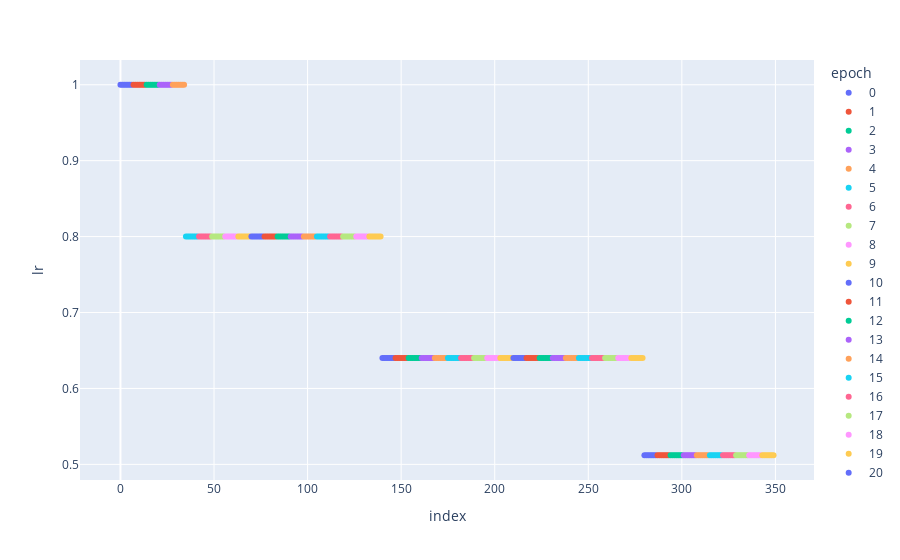

Notebook code for this chart:
### Markdown cell above
## MultiStepLR
This is a more flexible version of `StepLR` where instead of decaying the learning rate at a regular interval of every so many epochs, I can explicitly set the scheduler step number at which the learning rate should be changed.

### Code cell
lrsched = partial(MultiStepLR, milestones=[5, 20, 40], gamma=0.8)
df = explore(lrsched, optim_lr=1.0)

### Figure 1 — Plotly figure (JSON) as saved in the notebook; plotly's stock layout.template omitted (floating-point values rounded to 4 significant figures)
{"data": [{"hovertemplate": "epoch=0<br>index=%{x}<br>lr=%{y}<extra></extra>", "legendgroup": "0", "marker": {"color": "#636efa", "symbol": "circle"}, "mode": "markers", "name": "0", "orientation": "v", "showlegend": true, "type": "scatter", "x": [0, 1, 2, 3, 4, 5, 6], "xaxis": "x", "y": [1, 1, 1, 1, 1, 1, 1], "yaxis": "y"}, {"hovertemplate": "epoch=1<br>index=%{x}<br>lr=%{y}<extra></extra>", "legendgroup": "1", "marker": {"color": "#EF553B", "symbol": "circle"}, "mode": "markers", "name": "1", "orientation": "v", "showlegend": true, "type": "scatter", "x": [7, 8, 9, 10, 11, 12, 13], "xaxis": "x", "y": [1, 1, 1, 1, 1, 1, 1], "yaxis": "y"}, {"hovertemplate": "epoch=2<br>index=%{x}<br>lr=%{y}<extra></extra>", "legendgroup": "2", "marker": {"color": "#00cc96", "symbol": "circle"}, "mode": "markers", "name": "2", "orientation": "v", "showlegend": true, "type": "scatter", "x": [14, 15, 16, 17, 18, 19, 20], "xaxis": "x", "y": [1, 1, 1, 1, 1, 1, 1], "yaxis": "y"}, {"hovertemplate": "epoch=3<br>index=%{x}<br>lr=%{y}<extra></extra>", "legendgroup": "3", "marker": {"color": "#ab63fa", "symbol": "circle"}, "mode": "markers", "name": "3", "orientation": "v", "showlegend": true, "type": "scatter", "x": [21, 22, 23, 24, 25, 26, 27], "xaxis": "x", "y": [1, 1, 1, 1, 1, 1, 1], "yaxis": "y"}, {"hovertemplate": "epoch=4<br>index=%{x}<br>lr=%{y}<extra></extra>", "legendgroup": "4", "marker": {"color": "#FFA15A", "symbol": "circle"}, "mode": "markers", "name": "4", "orientation": "v", "showlegend": true, "type": "scatter", "x": [28, 29, 30, 31, 32, 33, 34], "xaxis": "x", "y": [1, 1, 1, 1, 1, 1, 1], "yaxis": "y"}, {"hovertemplate": "epoch=5<br>index=%{x}<br>lr=%{y}<extra></extra>", "legendgroup": "5", "marker": {"color": "#19d3f3", "symbol": "circle"}, "mode": "markers", "name": "5", "orientation": "v", "showlegend": true, "type": "scatter", "x": [35, 36, 37, 38, 39, 40, 41], "xaxis": "x", "y": [0.8, 0.8, 0.8, 0.8, 0.8, 0.8, 0.8], "yaxis": "y"}, {"hovertemplate": "epoch=6<br>index=%{x}<br>lr=%{y}<extra></extra>", "legendgroup": "6", "marker": {"color": "#FF6692", "symbol": "circle"}, "mode": "markers", "name": "6", "orientation": "v", "showlegend": true, "type": "scatter", "x": [42, 43, 44, 45, 46, 47, 48], "xaxis": "x", "y": [0.8, 0.8, 0.8, 0.8, 0.8, 0.8, 0.8], "yaxis": "y"}, {"hovertemplate": "epoch=7<br>index=%{x}<br>lr=%{y}<extra></extra>", "legendgroup": "7", "marker": {"color": "#B6E880", "symbol": "circle"}, "mode": "markers", "name": "7", "orientation": "v", "showlegend": true, "type": "scatter", "x": [49, 50, 51, 52, 53, 54, 55], "xaxis": "x", "y": [0.8, 0.8, 0.8, 0.8, 0.8, 0.8, 0.8], "yaxis": "y"}, {"hovertemplate": "epoch=8<br>index=%{x}<br>lr=%{y}<extra></extra>", "legendgroup": "8", "marker": {"color": "#FF97FF", "symbol": "circle"}, "mode": "markers", "name": "8", "orientation": "v", "showlegend": true, "type": "scatter", "x": [56, 57, 58, 59, 60, 61, 62], "xaxis": "x", "y": [0.8, 0.8, 0.8, 0.8, 0.8, 0.8, 0.8], "yaxis": "y"}, {"hovertemplate": "epoch=9<br>index=%{x}<br>lr=%{y}<extra></extra>", "legendgroup": "9", "marker": {"color": "#FECB52", "symbol": "circle"}, "mode": "markers", "name": "9", "orientation": "v", "showlegend": true, "type": "scatter", "x": [63, 64, 65, 66, 67, 68, 69], "xaxis": "x", "y": [0.8, 0.8, 0.8, 0.8, 0.8, 0.8, 0.8], "yaxis": "y"}, {"hovertemplate": "epoch=10<br>index=%{x}<br>lr=%{y}<extra></extra>", "legendgroup": "10", "marker": {"color": "#636efa", "symbol": "circle"}, "mode": "markers", "name": "10", "orientation": "v", "showlegend": true, "type": "scatter", "x": [70, 71, 72, 73, 74, 75, 76], "xaxis": "x", "y": [0.8, 0.8, 0.8, 0.8, 0.8, 0.8, 0.8], "yaxis": "y"}, {"hovertemplate": "epoch=11<br>index=%{x}<br>lr=%{y}<extra></extra>", "legendgroup": "11", "marker": {"color": "#EF553B", "symbol": "circle"}, "mode": "markers", "name": "11", "orientation": "v", "showlegend": true, "type": "scatter", "x": [77, 78, 79, 80, 81, 82, 83], "xaxis": "x", "y": [0.8, 0.8, 0.8, 0.8, 0.8, 0.8, 0.8], "yaxis": "y"}, {"hovertemplate": "epoch=12<br>index=%{x}<br>lr=%{y}<extra></extra>", "legendgroup": "12", "marker": {"color": "#00cc96", "symbol": "circle"}, "mode": "markers", "name": "12", "orientation": "v", "showlegend": true, "type": "scatter", "x": [84, 85, 86, 87, 88, 89, 90], "xaxis": "x", "y": [0.8, 0.8, 0.8, 0.8, 0.8, 0.8, 0.8], "yaxis": "y"}, {"hovertemplate": "epoch=13<br>index=%{x}<br>lr=%{y}<extra></extra>", "legendgroup": "13", "marker": {"color": "#ab63fa", "symbol": "circle"}, "mode": "markers", "name": "13", "orientation": "v", "showlegend": true, "type": "scatter", "x": [91, 92, 93, 94, 95, 96, 97], "xaxis": "x", "y": [0.8, 0.8, 0.8, 0.8, 0.8, 0.8, 0.8], "yaxis": "y"}, {"hovertemplate": "epoch=14<br>index=%{x}<br>lr=%{y}<extra></extra>", "legendgroup": "14", "marker": {"color": "#FFA15A", "symbol": "circle"}, "mode": "markers", "name": "14", "orientation": "v", "showlegend": true, "type": "scatter", "x": [98, 99, 100, 101, 102, 103, 104], "xaxis": "x", "y": [0.8, 0.8, 0.8, 0.8, 0.8, 0.8, 0.8], "yaxis": "y"}, {"hovertemplate": "epoch=15<br>index=%{x}<br>lr=%{y}<extra></extra>", "legendgroup": "15", "marker": {"color": "#19d3f3", "symbol": "circle"}, "mode": "markers", "name": "15", "orientation": "v", "showlegend": true, "type": "scatter", "x": [105, 106, 107, 108, 109, 110, 111], "xaxis": "x", "y": [0.8, 0.8, 0.8, 0.8, 0.8, 0.8, 0.8], "yaxis": "y"}, {"hovertemplate": "epoch=16<br>index=%{x}<br>lr=%{y}<extra></extra>", "legendgroup": "16", "marker": {"color": "#FF6692", "symbol": "circle"}, "mode": "markers", "name": "16", "orientation": "v", "showlegend": true, "type": "scatter", "x": [112, 113, 114, 115, 116, 117, 118], "xaxis": "x", "y": [0.8, 0.8, 0.8, 0.8, 0.8, 0.8, 0.8], "yaxis": "y"}, {"hovertemplate": "epoch=17<br>index=%{x}<br>lr=%{y}<extra></extra>", "legendgroup": "17", "marker": {"color": "#B6E880", "symbol": "circle"}, "mode": "markers", "name": "17", "orientation": "v", "showlegend": true, "type": "scatter", "x": [119, 120, 121, 122, 123, 124, 125], "xaxis": "x", "y": [0.8, 0.8, 0.8, 0.8, 0.8, 0.8, 0.8], "yaxis": "y"}, {"hovertemplate": "epoch=18<br>index=%{x}<br>lr=%{y}<extra></extra>", "legendgroup": "18", "marker": {"color": "#FF97FF", "symbol": "circle"}, "mode": "markers", "name": "18", "orientation": "v", "showlegend": true, "type": "scatter", "x": [126, 127, 128, 129, 130, 131, 132], "xaxis": "x", "y": [0.8, 0.8, 0.8, 0.8, 0.8, 0.8, 0.8], "yaxis": "y"}, {"hovertemplate": "epoch=19<br>index=%{x}<br>lr=%{y}<extra></extra>", "legendgroup": "19", "marker": {"color": "#FECB52", "symbol": "circle"}, "mode": "markers", "name": "19", "orientation": "v", "showlegend": true, "type": "scatter", "x": [133, 134, 135, 136, 137, 138, 139], "xaxis": "x", "y": [0.8, 0.8, 0.8, 0.8, 0.8, 0.8, 0.8], "yaxis": "y"}, {"hovertemplate": "epoch=20<br>index=%{x}<br>lr=%{y}<extra></extra>", "legendgroup": "20", "marker": {"color": "#636efa", "symbol": "circle"}, "mode": "markers", "name": "20", "orientation": "v", "showlegend": true, "type": "scatter", "x": [140, 141, 142, 143, 144, 145, 146], "xaxis": "x", "y": [0.64, 0.64, 0.64, 0.64, 0.64, 0.64, 0.64], "yaxis": "y"}, {"hovertemplate": "epoch=21<br>index=%{x}<br>lr=%{y}<extra></extra>", "legendgroup": "21", "marker": {"color": "#EF553B", "symbol": "circle"}, "mode": "markers", "name": "21", "orientation": "v", "showlegend": true, "type": "scatter", "x": [147, 148, 149, 150, 151, 152, 153], "xaxis": "x", "y": [0.64, 0.64, 0.64, 0.64, 0.64, 0.64, 0.64], "yaxis": "y"}, {"hovertemplate": "epoch=22<br>index=%{x}<br>lr=%{y}<extra></extra>", "legendgroup": "22", "marker": {"color": "#00cc96", "symbol": "circle"}, "mode": "markers", "name": "22", "orientation": "v", "showlegend": true, "type": "scatter", "x": [154, 155, 156, 157, 158, 159, 160], "xaxis": "x", "y": [0.64, 0.64, 0.64, 0.64, 0.64, 0.64, 0.64], "yaxis": "y"}, {"hovertemplate": "epoch=23<br>index=%{x}<br>lr=%{y}<extra></extra>", "legendgroup": "23", "marker": {"color": "#ab63fa", "symbol": "circle"}, "mode": "markers", "name": "23", "orientation": "v", "showlegend": true, "type": "scatter", "x": [161, 162, 163, 164, 165, 166, 167], "xaxis": "x", "y": [0.64, 0.64, 0.64, 0.64, 0.64, 0.64, 0.64], "yaxis": "y"}, {"hovertemplate": "epoch=24<br>index=%{x}<br>lr=%{y}<extra></extra>", "legendgroup": "24", "marker": {"color": "#FFA15A", "symbol": "circle"}, "mode": "markers", "name": "24", "orientation": "v", "showlegend": true, "type": "scatter", "x": [168, 169, 170, 171, 172, 173, 174], "xaxis": "x", "y": [0.64, 0.64, 0.64, 0.64, 0.64, 0.64, 0.64], "yaxis": "y"}, {"hovertemplate": "epoch=25<br>index=%{x}<br>lr=%{y}<extra></extra>", "legendgroup": "25", "marker": {"color": "#19d3f3", "symbol": "circle"}, "mode": "markers", "name": "25", "orientation": "v", "showlegend": true, "type": "scatter", "x": [175, 176, 177, 178, 179, 180, 181], "xaxis": "x", "y": [0.64, 0.64, 0.64, 0.64, 0.64, 0.64, 0.64], "yaxis": "y"}, {"hovertemplate": "epoch=26<br>index=%{x}<br>lr=%{y}<extra></extra>", "legendgroup": "26", "marker": {"color": "#FF6692", "symbol": "circle"}, "mode": "markers", "name": "26", "orientation": "v", "showlegend": true, "type": "scatter", "x": [182, 183, 184, 185, 186, 187, 188], "xaxis": "x", "y": [0.64, 0.64, 0.64, 0.64, 0.64, 0.64, 0.64], "yaxis": "y"}, {"hovertemplate": "epoch=27<br>index=%{x}<br>lr=%{y}<extra></extra>", "legendgroup": "27", "marker": {"color": "#B6E880", "symbol": "circle"}, "mode": "markers", "name": "27", "orientation": "v", "showlegend": true, "type": "scatter", "x": [189, 190, 191, 192, 193, 194, 195], "xaxis": "x", "y": [0.64, 0.64, 0.64, 0.64, 0.64, 0.64, 0.64], "yaxis": "y"}, {"hovertemplate": "epoch=28<br>index=%{x}<br>lr=%{y}<extra></extra>", "legendgroup": "28", "marker": {"color": "#FF97FF", "symbol": "circle"}, "mode": "markers", "name": "28", "orientation": "v", "showlegend": true, "type": "scatter", "x": [196, 197, 198, 199, 200, 201, 202], "xaxis": "x", "y": [0.64, 0.64, 0.64, 0.64, 0.64, 0.64, 0.64], "yaxis": "y"}, {"hovertemplate": "epoch=29<br>index=%{x}<br>lr=%{y}<extra></extra>", "legendgroup": "29", "marker": {"color": "#FECB52", "symbol": "circle"}, "mode": "markers", "name": "29", "orientation": "v", "showlegend": true, "type": "scatter", "x": [203, 204, 205, 206, 207, 208, 209], "xaxis": "x", "y": [0.64, 0.64, 0.64, 0.64, 0.64, 0.64, 0.64], "yaxis": "y"}, {"hovertemplate": "epoch=30<br>index=%{x}<br>lr=%{y}<extra></extra>", "legendgroup": "30", "marker": {"color": "#636efa", "symbol": "circle"}, "mode": "markers", "name": "30", "orientation": "v", "showlegend": true, "type": "scatter", "x": [210, 211, 212, 213, 214, 215, 216], "xaxis": "x", "y": [0.64, 0.64, 0.64, 0.64, 0.64, 0.64, 0.64], "yaxis": "y"}, {"hovertemplate": "epoch=31<br>index=%{x}<br>lr=%{y}<extra></extra>", "legendgroup": "31", "marker": {"color": "#EF553B", "symbol": "circle"}, "mode": "markers", "name": "31", "orientation": "v", "showlegend": true, "type": "scatter", "x": [217, 218, 219, 220, 221, 222, 223], "xaxis": "x", "y": [0.64, 0.64, 0.64, 0.64, 0.64, 0.64, 0.64], "yaxis": "y"}, {"hovertemplate": "epoch=32<br>index=%{x}<br>lr=%{y}<extra></extra>", "legendgroup": "32", "marker": {"color": "#00cc96", "symbol": "circle"}, "mode": "markers", "name": "32", "orientation": "v", "showlegend": true, "type": "scatter", "x": [224, 225, 226, 227, 228, 229, 230], "xaxis": "x", "y": [0.64, 0.64, 0.64, 0.64, 0.64, 0.64, 0.64], "yaxis": "y"}, {"hovertemplate": "epoch=33<br>index=%{x}<br>lr=%{y}<extra></extra>", "legendgroup": "33", "marker": {"color": "#ab63fa", "symbol": "circle"}, "mode": "markers", "name": "33", "orientation": "v", "showlegend": true, "type": "scatter", "x": [231, 232, 233, 234, 235, 236, 237], "xaxis": "x", "y": [0.64, 0.64, 0.64, 0.64, 0.64, 0.64, 0.64], "yaxis": "y"}, {"hovertemplate": "epoch=34<br>index=%{x}<br>lr=%{y}<extra></extra>", "legendgroup": "34", "marker": {"color": "#FFA15A", "symbol": "circle"}, "mode": "markers", "name": "34", "orientation": "v", "showlegend": true, "type": "scatter", "x": [238, 239, 240, 241, 242, 243, 244], "xaxis": "x", "y": [0.64, 0.64, 0.64, 0.64, 0.64, 0.64, 0.64], "yaxis": "y"}, {"hovertemplate": "epoch=35<br>index=%{x}<br>lr=%{y}<extra></extra>", "legendgroup": "35", "marker": {"color": "#19d3f3", "symbol": "circle"}, "mode": "markers", "name": "35", "orientation": "v", "showlegend": true, "type": "scatter", "x": [245, 246, 247, 248, 249, 250, 251], "xaxis": "x", "y": [0.64, 0.64, 0.64, 0.64, 0.64, 0.64, 0.64], "yaxis": "y"}, {"hovertemplate": "epoch=36<br>index=%{x}<br>lr=%{y}<extra></extra>", "legendgroup": "36", "marker": {"color": "#FF6692", "symbol": "circle"}, "mode": "markers", "name": "36", "orientation": "v", "showlegend": true, "type": "scatter", "x": [252, 253, 254, 255, 256, 257, 258], "xaxis": "x", "y": [0.64, 0.64, 0.64, 0.64, 0.64, 0.64, 0.64], "yaxis": "y"}, {"hovertemplate": "epoch=37<br>index=%{x}<br>lr=%{y}<extra></extra>", "legendgroup": "37", "marker": {"color": "#B6E880", "symbol": "circle"}, "mode": "markers", "name": "37", "orientation": "v", "showlegend": true, "type": "scatter", "x": [259, 260, 261, 262, 263, 264, 265], "xaxis": "x", "y": [0.64, 0.64, 0.64, 0.64, 0.64, 0.64, 0.64], "yaxis": "y"}, {"hovertemplate": "epoch=38<br>index=%{x}<br>lr=%{y}<extra></extra>", "legendgroup": "38", "marker": {"color": "#FF97FF", "symbol": "circle"}, "mode": "markers", "name": "38", "orientation": "v", "showlegend": true, "type": "scatter", "x": [266, 267, 268, 269, 270, 271, 272], "xaxis": "x", "y": [0.64, 0.64, 0.64, 0.64, 0.64, 0.64, 0.64], "yaxis": "y"}, {"hovertemplate": "epoch=39<br>index=%{x}<br>lr=%{y}<extra></extra>", "legendgroup": "39", "marker": {"color": "#FECB52", "symbol": "circle"}, "mode": "markers", "name": "39", "orientation": "v", "showlegend": true, "type": "scatter", "x": [273, 274, 275, 276, 277, 278, 279], "xaxis": "x", "y": [0.64, 0.64, 0.64, 0.64, 0.64, 0.64, 0.64], "yaxis": "y"}, {"hovertemplate": "epoch=40<br>index=%{x}<br>lr=%{y}<extra></extra>", "legendgroup": "40", "marker": {"color": "#636efa", "symbol": "circle"}, "mode": "markers", "name": "40", "orientation": "v", "showlegend": true, "type": "scatter", "x": [280, 281, 282, 283, 284, 285, 286], "xaxis": "x", "y": [0.512, 0.512, 0.512, 0.512, 0.512, 0.512, 0.512], "yaxis": "y"}, {"hovertemplate": "epoch=41<br>index=%{x}<br>lr=%{y}<extra></extra>", "legendgroup": "41", "marker": {"color": "#EF553B", "symbol": "circle"}, "mode": "markers", "name": "41", "orientation": "v", "showlegend": true, "type": "scatter", "x": [287, 288, 289, 290, 291, 292, 293], "xaxis": "x", "y": [0.512, 0.512, 0.512, 0.512, 0.512, 0.512, 0.512], "yaxis": "y"}, {"hovertemplate": "epoch=42<br>index=%{x}<br>lr=%{y}<extra></extra>", "legendgroup": "42", "marker": {"color": "#00cc96", "symbol": "circle"}, "mode": "markers", "name": "42", "orientation": "v", "showlegend": true, "type": "scatter", "x": [294, 295, 296, 297, 298, 299, 300], "xaxis": "x", "y": [0.512, 0.512, 0.512, 0.512, 0.512, 0.512, 0.512], "yaxis": "y"}, {"hovertemplate": "epoch=43<br>index=%{x}<br>lr=%{y}<extra></extra>", "legendgroup": "43", "marker": {"color": "#ab63fa", "symbol": "circle"}, "mode": "markers", "name": "43", "orientation": "v", "showlegend": true, "type": "scatter", "x": [301, 302, 303, 304, 305, 306, 307], "xaxis": "x", "y": [0.512, 0.512, 0.512, 0.512, 0.512, 0.512, 0.512], "yaxis": "y"}, {"hovertemplate": "epoch=44<br>index=%{x}<br>lr=%{y}<extra></extra>", "legendgroup": "44", "marker": {"color": "#FFA15A", "symbol": "circle"}, "mode": "markers", "name": "44", "orientation": "v", "showlegend": true, "type": "scatter", "x": [308, 309, 310, 311, 312, 313, 314], "xaxis": "x", "y": [0.512, 0.512, 0.512, 0.512, 0.512, 0.512, 0.512], "yaxis": "y"}, {"hovertemplate": "epoch=45<br>index=%{x}<br>lr=%{y}<extra></extra>", "legendgroup": "45", "marker": {"color": "#19d3f3", "symbol": "circle"}, "mode": "markers", "name": "45", "orientation": "v", "showlegend": true, "type": "scatter", "x": [315, 316, 317, 318, 319, 320, 321], "xaxis": "x", "y": [0.512, 0.512, 0.512, 0.512, 0.512, 0.512, 0.512], "yaxis": "y"}, {"hovertemplate": "epoch=46<br>index=%{x}<br>lr=%{y}<extra></extra>", "legendgroup": "46", "marker": {"color": "#FF6692", "symbol": "circle"}, "mode": "markers", "name": "46", "orientation": "v", "showlegend": true, "type": "scatter", "x": [322, 323, 324, 325, 326, 327, 328], "xaxis": "x", "y": [0.512, 0.512, 0.512, 0.512, 0.512, 0.512, 0.512], "yaxis": "y"}, {"hovertemplate": "epoch=47<br>index=%{x}<br>lr=%{y}<extra></extra>", "legendgroup": "47", "marker": {"color": "#B6E880", "symbol": "circle"}, "mode": "markers", "name": "47", "orientation": "v", "showlegend": true, "type": "scatter", "x": [329, 330, 331, 332, 333, 334, 335], "xaxis": "x", "y": [0.512, 0.512, 0.512, 0.512, 0.512, 0.512, 0.512], "yaxis": "y"}, {"hovertemplate": "epoch=48<br>index=%{x}<br>lr=%{y}<extra></extra>", "legendgroup": "48", "marker": {"color": "#FF97FF", "symbol": "circle"}, "mode": "markers", "name": "48", "orientation": "v", "showlegend": true, "type": "scatter", "x": [336, 337, 338, 339, 340, 341, 342], "xaxis": "x", "y": [0.512, 0.512, 0.512, 0.512, 0.512, 0.512, 0.512], "yaxis": "y"}, {"hovertemplate": "epoch=49<br>index=%{x}<br>lr=%{y}<extra></extra>", "legendgroup": "49", "marker": {"color": "#FECB52", "symbol": "circle"}, "mode": "markers", "name": "49", "orientation": "v", "showlegend": true, "type": "scatter", "x": [343, 344, 345, 346, 347, 348, 349], "xaxis": "x", "y": [0.512, 0.512, 0.512, 0.512, 0.512, 0.512, 0.512], "yaxis": "y"}], "layout": {"legend": {"title": {"text": "epoch"}, "tracegroupgap": 0}, "margin": {"t": 60}, "xaxis": {"anchor": "y", "domain": [0, 1], "title": {"text": "index"}}, "yaxis": {"anchor": "x", "domain": [0, 1], "title": {"text": "lr"}}}}
